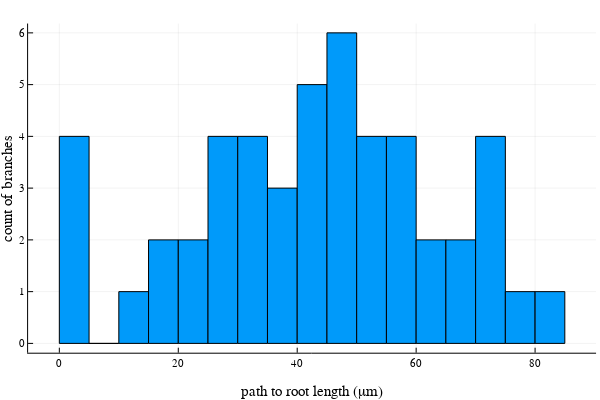

Here is the notebook cell this chart was saved with:
### Code cell
@time path2RootLengthList = map(b -> Neurons.get_path_to_root_length(neuron, b;
                                                segmentPathLengthList=segmentPathLengthList), 1:length(segmentList))
p = histogram( path2RootLengthList./1000, leg=false, nbins=32)
xlabel!(p, "path to root length (\u03BCm)")
ylabel!(p, "count of branches")

### Figure 1 — Plotly figure (JSON) as saved in the notebook; plotly's stock layout.template omitted (floating-point values rounded to 4 significant figures)
{"data": [{"fill": "tozeroy", "fillcolor": "rgba(0, 154, 250, 1.000)", "hoverinfo": "none", "legendgroup": "y1", "line": {"color": "rgba(0, 0, 0, 1.000)", "dash": "solid", "width": 1}, "mode": "lines", "name": "y1", "showlegend": true, "type": "scatter", "x": [0, 0, 5, 5, 0, 0], "xaxis": "x1", "y": [4, 0, 0, 4, 4, 4], "yaxis": "y1"}, {"fill": "tozeroy", "fillcolor": "rgba(0, 154, 250, 1.000)", "hoverinfo": "none", "legendgroup": "y1", "line": {"color": "rgba(0, 0, 0, 1.000)", "dash": "solid", "width": 1}, "mode": "lines", "name": "y1", "showlegend": false, "type": "scatter", "x": [5, 5, 10, 10, 5, 5], "xaxis": "x1", "y": [0, 0, 0, 0, 0, 0], "yaxis": "y1"}, {"fill": "tozeroy", "fillcolor": "rgba(0, 154, 250, 1.000)", "hoverinfo": "none", "legendgroup": "y1", "line": {"color": "rgba(0, 0, 0, 1.000)", "dash": "solid", "width": 1}, "mode": "lines", "name": "y1", "showlegend": false, "type": "scatter", "x": [10, 10, 15, 15, 10, 10], "xaxis": "x1", "y": [1, 0, 0, 1, 1, 1], "yaxis": "y1"}, {"fill": "tozeroy", "fillcolor": "rgba(0, 154, 250, 1.000)", "hoverinfo": "none", "legendgroup": "y1", "line": {"color": "rgba(0, 0, 0, 1.000)", "dash": "solid", "width": 1}, "mode": "lines", "name": "y1", "showlegend": false, "type": "scatter", "x": [15, 15, 20, 20, 15, 15], "xaxis": "x1", "y": [2, 0, 0, 2, 2, 2], "yaxis": "y1"}, {"fill": "tozeroy", "fillcolor": "rgba(0, 154, 250, 1.000)", "hoverinfo": "none", "legendgroup": "y1", "line": {"color": "rgba(0, 0, 0, 1.000)", "dash": "solid", "width": 1}, "mode": "lines", "name": "y1", "showlegend": false, "type": "scatter", "x": [20, 20, 25, 25, 20, 20], "xaxis": "x1", "y": [2, 0, 0, 2, 2, 2], "yaxis": "y1"}, {"fill": "tozeroy", "fillcolor": "rgba(0, 154, 250, 1.000)", "hoverinfo": "none", "legendgroup": "y1", "line": {"color": "rgba(0, 0, 0, 1.000)", "dash": "solid", "width": 1}, "mode": "lines", "name": "y1", "showlegend": false, "type": "scatter", "x": [25, 25, 30, 30, 25, 25], "xaxis": "x1", "y": [4, 0, 0, 4, 4, 4], "yaxis": "y1"}, {"fill": "tozeroy", "fillcolor": "rgba(0, 154, 250, 1.000)", "hoverinfo": "none", "legendgroup": "y1", "line": {"color": "rgba(0, 0, 0, 1.000)", "dash": "solid", "width": 1}, "mode": "lines", "name": "y1", "showlegend": false, "type": "scatter", "x": [30, 30, 35, 35, 30, 30], "xaxis": "x1", "y": [4, 0, 0, 4, 4, 4], "yaxis": "y1"}, {"fill": "tozeroy", "fillcolor": "rgba(0, 154, 250, 1.000)", "hoverinfo": "none", "legendgroup": "y1", "line": {"color": "rgba(0, 0, 0, 1.000)", "dash": "solid", "width": 1}, "mode": "lines", "name": "y1", "showlegend": false, "type": "scatter", "x": [35, 35, 40, 40, 35, 35], "xaxis": "x1", "y": [3, 0, 0, 3, 3, 3], "yaxis": "y1"}, {"fill": "tozeroy", "fillcolor": "rgba(0, 154, 250, 1.000)", "hoverinfo": "none", "legendgroup": "y1", "line": {"color": "rgba(0, 0, 0, 1.000)", "dash": "solid", "width": 1}, "mode": "lines", "name": "y1", "showlegend": false, "type": "scatter", "x": [40, 40, 45, 45, 40, 40], "xaxis": "x1", "y": [5, 0, 0, 5, 5, 5], "yaxis": "y1"}, {"fill": "tozeroy", "fillcolor": "rgba(0, 154, 250, 1.000)", "hoverinfo": "none", "legendgroup": "y1", "line": {"color": "rgba(0, 0, 0, 1.000)", "dash": "solid", "width": 1}, "mode": "lines", "name": "y1", "showlegend": false, "type": "scatter", "x": [45, 45, 50, 50, 45, 45], "xaxis": "x1", "y": [6, 0, 0, 6, 6, 6], "yaxis": "y1"}, {"fill": "tozeroy", "fillcolor": "rgba(0, 154, 250, 1.000)", "hoverinfo": "none", "legendgroup": "y1", "line": {"color": "rgba(0, 0, 0, 1.000)", "dash": "solid", "width": 1}, "mode": "lines", "name": "y1", "showlegend": false, "type": "scatter", "x": [50, 50, 55, 55, 50, 50], "xaxis": "x1", "y": [4, 0, 0, 4, 4, 4], "yaxis": "y1"}, {"fill": "tozeroy", "fillcolor": "rgba(0, 154, 250, 1.000)", "hoverinfo": "none", "legendgroup": "y1", "line": {"color": "rgba(0, 0, 0, 1.000)", "dash": "solid", "width": 1}, "mode": "lines", "name": "y1", "showlegend": false, "type": "scatter", "x": [55, 55, 60, 60, 55, 55], "xaxis": "x1", "y": [4, 0, 0, 4, 4, 4], "yaxis": "y1"}, {"fill": "tozeroy", "fillcolor": "rgba(0, 154, 250, 1.000)", "hoverinfo": "none", "legendgroup": "y1", "line": {"color": "rgba(0, 0, 0, 1.000)", "dash": "solid", "width": 1}, "mode": "lines", "name": "y1", "showlegend": false, "type": "scatter", "x": [60, 60, 65, 65, 60, 60], "xaxis": "x1", "y": [2, 0, 0, 2, 2, 2], "yaxis": "y1"}, {"fill": "tozeroy", "fillcolor": "rgba(0, 154, 250, 1.000)", "hoverinfo": "none", "legendgroup": "y1", "line": {"color": "rgba(0, 0, 0, 1.000)", "dash": "solid", "width": 1}, "mode": "lines", "name": "y1", "showlegend": false, "type": "scatter", "x": [65, 65, 70, 70, 65, 65], "xaxis": "x1", "y": [2, 0, 0, 2, 2, 2], "yaxis": "y1"}, {"fill": "tozeroy", "fillcolor": "rgba(0, 154, 250, 1.000)", "hoverinfo": "none", "legendgroup": "y1", "line": {"color": "rgba(0, 0, 0, 1.000)", "dash": "solid", "width": 1}, "mode": "lines", "name": "y1", "showlegend": false, "type": "scatter", "x": [70, 70, 75, 75, 70, 70], "xaxis": "x1", "y": [4, 0, 0, 4, 4, 4], "yaxis": "y1"}, {"fill": "tozeroy", "fillcolor": "rgba(0, 154, 250, 1.000)", "hoverinfo": "none", "legendgroup": "y1", "line": {"color": "rgba(0, 0, 0, 1.000)", "dash": "solid", "width": 1}, "mode": "lines", "name": "y1", "showlegend": false, "type": "scatter", "x": [75, 75, 80, 80, 75, 75], "xaxis": "x1", "y": [1, 0, 0, 1, 1, 1], "yaxis": "y1"}, {"fill": "tozeroy", "fillcolor": "rgba(0, 154, 250, 1.000)", "hoverinfo": "none", "legendgroup": "y1", "line": {"color": "rgba(0, 0, 0, 1.000)", "dash": "solid", "width": 1}, "mode": "lines", "name": "y1", "showlegend": false, "type": "scatter", "x": [80, 80, 85, 85, 80, 80], "xaxis": "x1", "y": [1, 0, 0, 1, 1, 1], "yaxis": "y1"}], "layout": {"annotations": [], "height": 400, "margin": {"b": 20, "l": 0, "r": 0, "t": 20}, "paper_bgcolor": "rgba(255, 255, 255, 1.000)", "plot_bgcolor": "rgba(255, 255, 255, 1.000)", "showlegend": false, "width": 600, "xaxis": {"anchor": "y1", "domain": [0.04684, 0.9934], "gridcolor": "rgba(0, 0, 0, 0.100)", "gridwidth": 0.5, "linecolor": "rgba(0, 0, 0, 1.000)", "mirror": false, "range": [-5.253, 90.25], "showgrid": true, "showline": true, "showticklabels": true, "tickangle": 0, "tickcolor": "rgb(0, 0, 0)", "tickfont": {"color": "rgba(0, 0, 0, 1.000)", "family": "sans-serif", "size": 11}, "tickmode": "array", "ticks": "inside", "ticktext": ["0", "20", "40", "60", "80"], "tickvals": [0, 20, 40, 60, 80], "title": "path to root length (μm)", "titlefont": {"color": "rgba(0, 0, 0, 1.000)", "family": "sans-serif", "size": 15}, "type": "-", "visible": true, "zeroline": false, "zerolinecolor": "rgba(0, 0, 0, 1.000)"}, "yaxis": {"anchor": "x1", "domain": [0.07581, 0.9902], "gridcolor": "rgba(0, 0, 0, 0.100)", "gridwidth": 0.5, "linecolor": "rgba(0, 0, 0, 1.000)", "mirror": false, "range": [-0.18, 6.18], "showgrid": true, "showline": true, "showticklabels": true, "tickangle": 0, "tickcolor": "rgb(0, 0, 0)", "tickfont": {"color": "rgba(0, 0, 0, 1.000)", "family": "sans-serif", "size": 11}, "tickmode": "array", "ticks": "inside", "ticktext": ["0", "1", "2", "3", "4", "5", "6"], "tickvals": [0, 1, 2, 3, 4, 5, 6], "title": "count of branches", "titlefont": {"color": "rgba(0, 0, 0, 1.000)", "family": "sans-serif", "size": 15}, "type": "-", "visible": true, "zeroline": false, "zerolinecolor": "rgba(0, 0, 0, 1.000)"}}}
